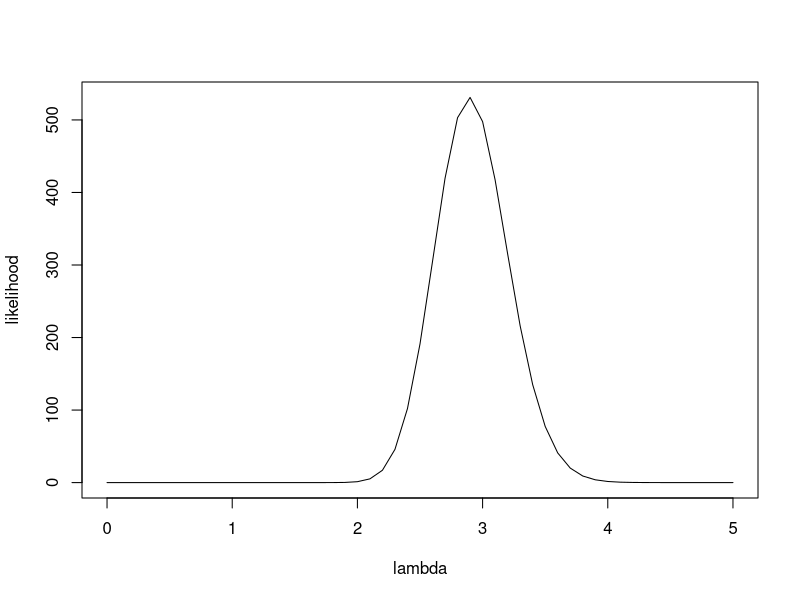
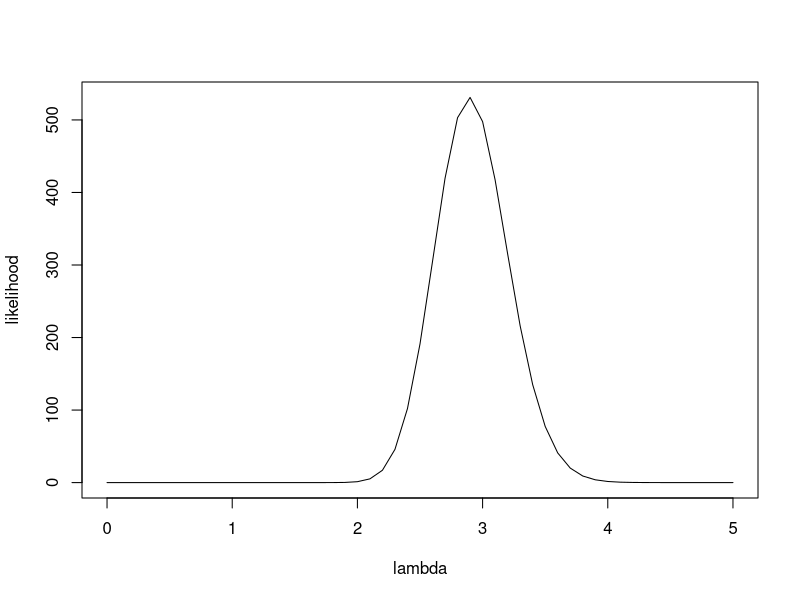
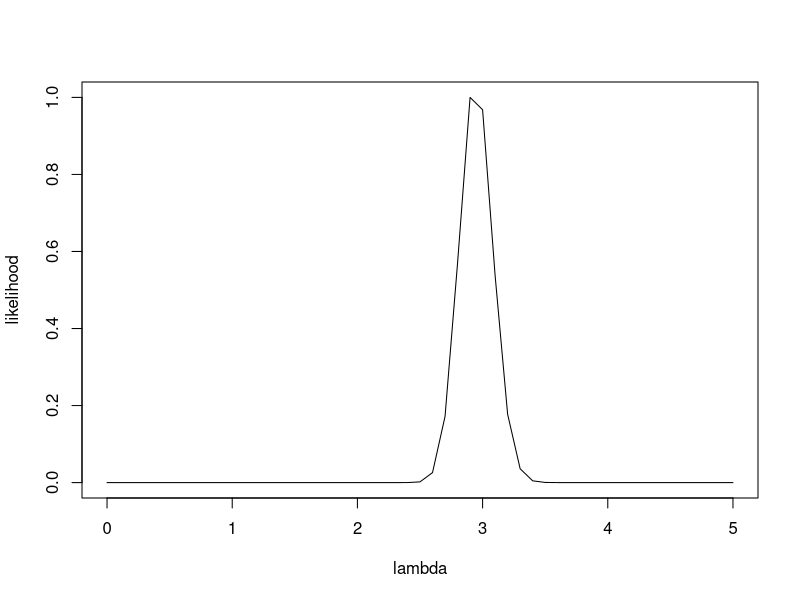
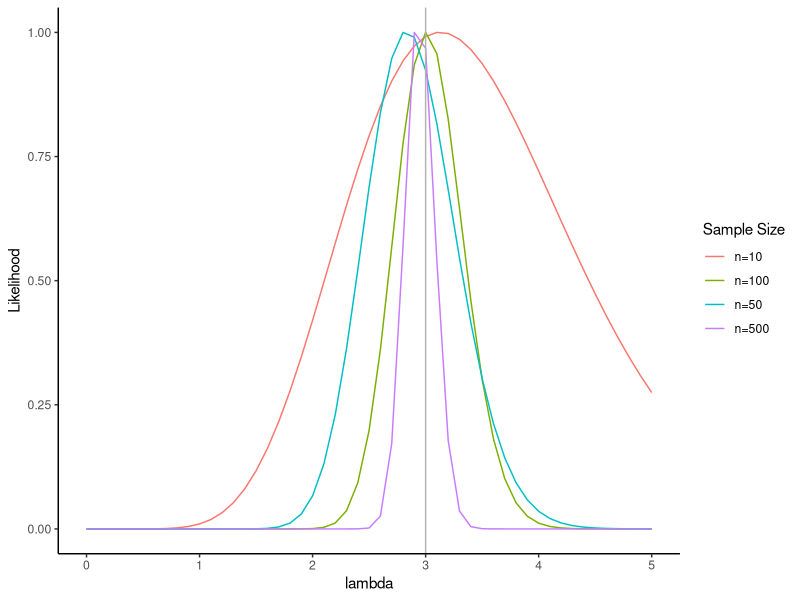
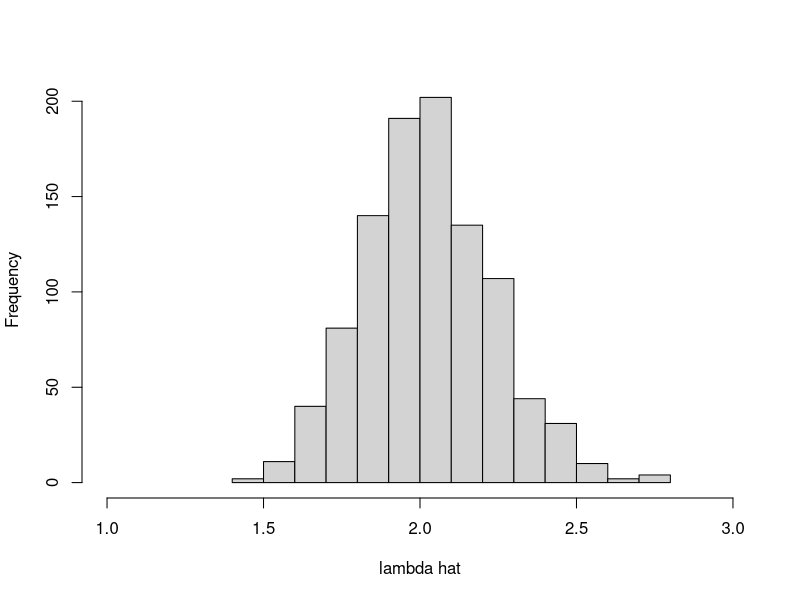
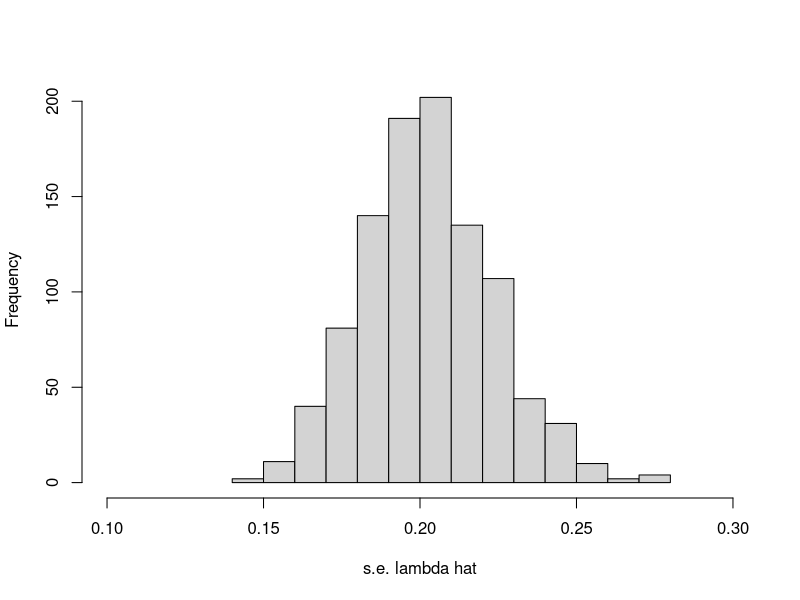
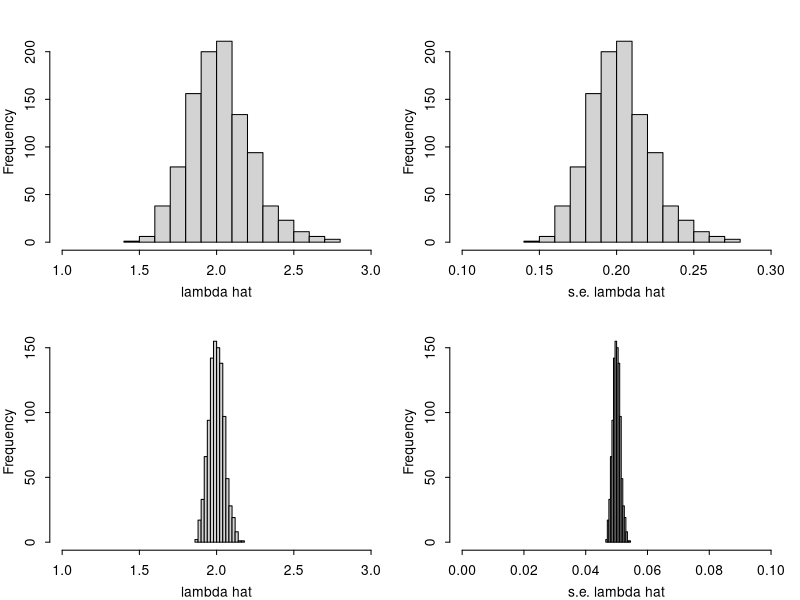
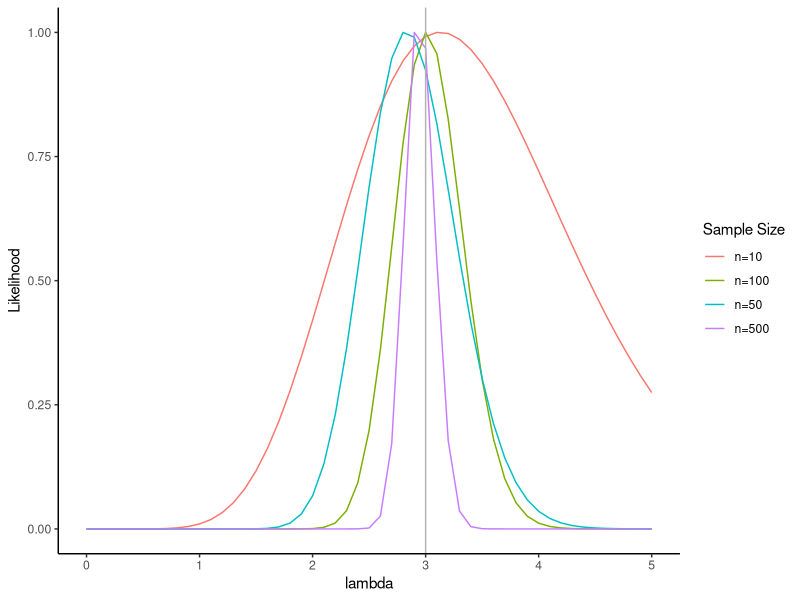

Reproduce these figures in R, in order.
################################################################
## Estimating lambda of an exponential distribution
## Author: Pablo Barberá
## Quant III Lab 3
## September 19th
################################################################

################################################################
## Plotting the likelihood function
################################################################

# As usual, different ways of doing this

exp.lk <- function(lambda, y){
    lk <- prod(lambda * exp(-lambda * y))
    return(lk)
}

exp.lk <- function(lambda, y){
    lk <-prod(dexp(y, lambda))
    return(lk)
}

exp.lk <- function(lambda, y) prod(dexp(y, lambda))

# now we generate simulated data from the exponential
# (note: lambda=3 and n=100)
y <- rexp(100, 3)

# and then we plot the likelihood
# (true value of lambda is 3, and then we explore a 'grid' of possible lambdas)
lambdas <- seq(0, 5, 0.10)
lks <- sapply(lambdas, exp.lk, y)
plot(lambdas, lks, type="l", xlab="lambda", ylab="likelihood")

# note that this is the same as:
lks <- c()
for (lambda in lambdas){
    lks <- c(lks, exp.lk(lambda, y))
}
plot(lambdas, lks, type="l", xlab="lambda", ylab="likelihood")


# now we replicate this for different samples sizes
exp.sim <- function(n, true.lambda){
    y <- rexp(n, true.lambda)
    lambdas <- seq(0, 5, 0.10)
    lks <- sapply(lambdas, exp.lk, y)
    # normalizing (not really necessary)
    lks <- lks/max(lks)
    return(
        list(data.frame(
            size=paste0("n=", n),
            lambdas=lambdas,
            lks=lks)))
}

set.seed(777)
sim.values <- sapply(c(10, 50, 100, 500), exp.sim, true.lambda=3)

# note that the function will return a list of data frames
# we can plot them individually...
plot(sim.values[[4]]$lambdas, sim.values[[4]]$lks, 
    type="l", xlab="lambda", ylab="likelihood")


# or do a slightly more sophisticated plot
plot.data <- do.call(rbind, sim.values)
library(ggplot2)
plot <- ggplot(plot.data, aes(x=lambdas, y=lks, group=size)) +
        geom_line(aes(color=size)) +
        scale_color_discrete("Sample Size") +
        scale_x_continuous("lambda") +
        scale_y_continuous("Likelihood") +
        geom_vline(xintercept=3, color="grey70") +
        theme_bw() +
        theme(
            axis.line = element_line(colour = "black"),
            panel.grid.major = element_blank(),
            panel.grid.minor = element_blank(),
            panel.border = element_blank(),
            panel.background = element_blank())
plot
ggsave("likelihood_exp.pdf", plot, width=6, height=4)


################################################################
## Maximum likelihood for an exponential distribution
################################################################

# suppose we choose true lambda = 2
n <- 100; true.lambda <- 2
y <- rexp(n, true.lambda)
# then mean(y)=1/2
mean(y)
# and when we estimate lambda hat, its standard error should be:
true.lambda / sqrt(n)
# i.e., 0.20
# in this sample, we should get:
lambda.hat <- 1/mean(y)
lambda.hat / sqrt(n)

# we already know how this goes...

loglk.exp <- function(lambda, y){
    -sum(dexp(y, lambda, log=TRUE))
}

simulation <- function(n, true.lambda){
    y <- rexp(n, true.lambda)
    ml <- optim(1, loglk.exp, method="BFGS", y=y, hessian=TRUE)
    return(c(ml$par, ml$hessian))
}

est <- replicate(n=1000, simulation(n=100, true.lambda=true.lambda))

# histogram to see distribution of lambda hat
hist(est[1,], xlab="lambda hat", main=NULL, xlim=c(1, 3))

# and histogram to see distribution of s.e. of lambda hat
hist(sqrt(1/est[2,]), xlab="s.e. lambda hat", main=NULL, xlim=c(0.10, 0.30))

# note what we are doing:
# for each simulation, we compute sqrt(1/hessian):
# in the first simulation:
est[,1]
# where first element is lambda hat, second is hessian
# so s.e. of lambda hat in that specific simulation is:
hessian <- est[2,1]
sqrt( 1 / hessian)


# now we can do it again for sample size=1600, where s.e. lambda hat
# should be:
true.lambda / sqrt(1600)
# and compare

par (mfrow = c(2,2), mar=c(3,3,2,1), mgp=c(2,.7,0), bty="l", tck=-.02)
# sample size=100
est <- replicate(n=1000, simulation(n=100, true.lambda=true.lambda))
hist(est[1,], xlab="lambda hat", main=NULL, xlim=c(1, 3))
hist(sqrt(1/est[2,]), xlab="s.e. lambda hat", main=NULL, xlim=c(0.10, 0.30))
# sample size=1600
est <- replicate(n=1000, simulation(n=1600, true.lambda=true.lambda))
hist(est[1,], xlab="lambda hat", main=NULL, xlim=c(1, 3))
hist(sqrt(1/est[2,]), xlab="s.e. lambda hat", main=NULL, xlim=c(0.0, 0.10))





